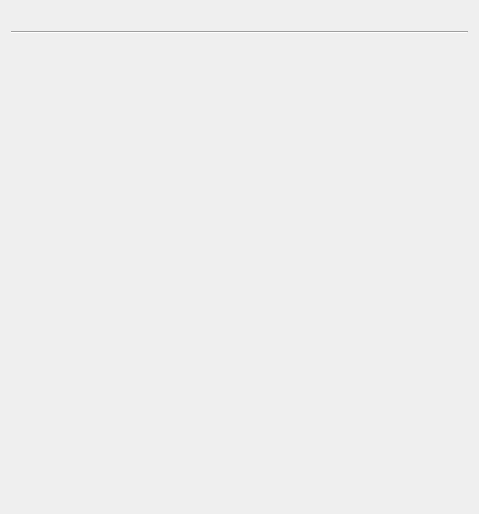
<?xml version="1.0" encoding="UTF-8"?>
<ui version="4.0">
 <class>InspecterWindowClass</class>
 <widget class="QWidget" name="InspecterWindowClass">
  <property name="geometry">
   <rect>
    <x>0</x>
    <y>0</y>
    <width>479</width>
    <height>514</height>
   </rect>
  </property>
  <property name="windowTitle">
   <string>InspecterWindow</string>
  </property>
  <layout class="QVBoxLayout" name="verticalLayout">
   <item>
    <widget class="QLabel" name="fileLabel">
     <property name="sizePolicy">
      <sizepolicy hsizetype="Preferred" vsizetype="Maximum">
       <horstretch>0</horstretch>
       <verstretch>0</verstretch>
      </sizepolicy>
     </property>
     <property name="text">
      <string/>
     </property>
    </widget>
   </item>
   <item>
    <widget class="Line" name="line">
     <property name="orientation">
      <enum>Qt::Orientation::Horizontal</enum>
     </property>
    </widget>
   </item>
   <item>
    <widget class="QWidget" name="container" native="true">
     <layout class="QVBoxLayout" name="verticalLayout_3"/>
    </widget>
   </item>
  </layout>
 </widget>
 <layoutdefault spacing="6" margin="11"/>
 <resources/>
 <connections/>
</ui>
